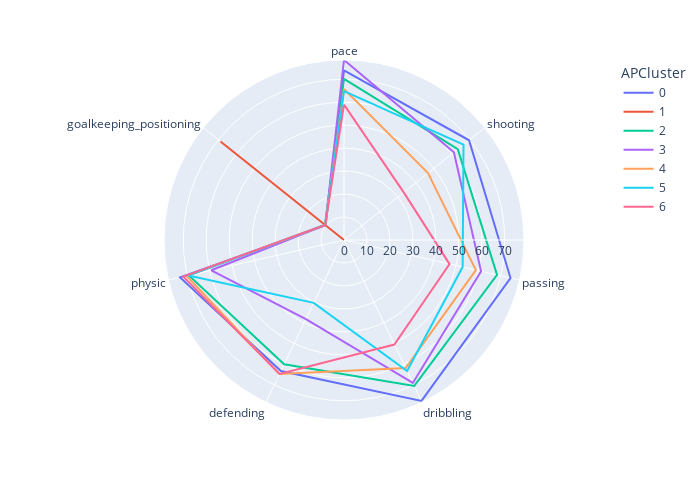

Notebook source saved alongside this figure:
### Code cell
#Create radar chart for selected variables on each cluster
polar=df.groupby("APCluster").mean().reset_index()
polar=pd.melt(polar,id_vars=["APCluster"])
polar=polar[polar['variable'].isin(graph_var)]
fig4 = px.line_polar(polar, r="value", theta="variable", color="APCluster", line_close=True,height=500,width=700)
fig4.show()

### Figure 1 — Plotly figure (JSON) as saved in the notebook; plotly's stock layout.template omitted (floating-point values rounded to 4 significant figures)
{"data": [{"hovertemplate": "APCluster=0<br>value=%{r}<br>variable=%{theta}<extra></extra>", "legendgroup": "0", "line": {"color": "#636efa", "dash": "solid"}, "marker": {"symbol": "circle"}, "mode": "lines", "name": "0", "r": [73.88, 69.64, 74.37, 77.75, 63.36, 73.2, 10.25, 73.88], "showlegend": true, "subplot": "polar", "theta": ["pace", "shooting", "passing", "dribbling", "defending", "physic", "goalkeeping_positioning", "pace"], "type": "scatterpolar"}, {"hovertemplate": "APCluster=1<br>value=%{r}<br>variable=%{theta}<extra></extra>", "legendgroup": "1", "line": {"color": "#EF553B", "dash": "solid"}, "marker": {"symbol": "circle"}, "mode": "lines", "name": "1", "r": [0, 0, 0, 0, 0, 0, 68.79, 0], "showlegend": true, "subplot": "polar", "theta": ["pace", "shooting", "passing", "dribbling", "defending", "physic", "goalkeeping_positioning", "pace"], "type": "scatterpolar"}, {"hovertemplate": "APCluster=2<br>value=%{r}<br>variable=%{theta}<extra></extra>", "legendgroup": "2", "line": {"color": "#00cc96", "dash": "solid"}, "marker": {"symbol": "circle"}, "mode": "lines", "name": "2", "r": [70.12, 63.37, 68.35, 70.53, 60.06, 69.29, 10.6, 70.12], "showlegend": true, "subplot": "polar", "theta": ["pace", "shooting", "passing", "dribbling", "defending", "physic", "goalkeeping_positioning", "pace"], "type": "scatterpolar"}, {"hovertemplate": "APCluster=3<br>value=%{r}<br>variable=%{theta}<extra></extra>", "legendgroup": "3", "line": {"color": "#ab63fa", "dash": "solid"}, "marker": {"symbol": "circle"}, "mode": "lines", "name": "3", "r": [78.38, 61.21, 61.22, 69.1, 38.23, 59.25, 10.42, 78.38], "showlegend": true, "subplot": "polar", "theta": ["pace", "shooting", "passing", "dribbling", "defending", "physic", "goalkeeping_positioning", "pace"], "type": "scatterpolar"}, {"hovertemplate": "APCluster=4<br>value=%{r}<br>variable=%{theta}<extra></extra>", "legendgroup": "4", "line": {"color": "#FFA15A", "dash": "solid"}, "marker": {"symbol": "circle"}, "mode": "lines", "name": "4", "r": [65.72, 46.78, 58.9, 61.85, 64.81, 70.3, 10.49, 65.72], "showlegend": true, "subplot": "polar", "theta": ["pace", "shooting", "passing", "dribbling", "defending", "physic", "goalkeeping_positioning", "pace"], "type": "scatterpolar"}, {"hovertemplate": "APCluster=5<br>value=%{r}<br>variable=%{theta}<extra></extra>", "legendgroup": "5", "line": {"color": "#19d3f3", "dash": "solid"}, "marker": {"symbol": "circle"}, "mode": "lines", "name": "5", "r": [64.85, 66.56, 52.99, 63.32, 30.37, 69.57, 10.51, 64.85], "showlegend": true, "subplot": "polar", "theta": ["pace", "shooting", "passing", "dribbling", "defending", "physic", "goalkeeping_positioning", "pace"], "type": "scatterpolar"}, {"hovertemplate": "APCluster=6<br>value=%{r}<br>variable=%{theta}<extra></extra>", "legendgroup": "6", "line": {"color": "#FF6692", "dash": "solid"}, "marker": {"symbol": "circle"}, "mode": "lines", "name": "6", "r": [58.94, 33.27, 47.14, 50.54, 64.76, 71.76, 10.47, 58.94], "showlegend": true, "subplot": "polar", "theta": ["pace", "shooting", "passing", "dribbling", "defending", "physic", "goalkeeping_positioning", "pace"], "type": "scatterpolar"}], "layout": {"height": 500, "legend": {"title": {"text": "APCluster"}, "tracegroupgap": 0}, "margin": {"t": 60}, "polar": {"angularaxis": {"direction": "clockwise", "rotation": 90}, "domain": {"x": [0, 1], "y": [0, 1]}}, "width": 700}}
